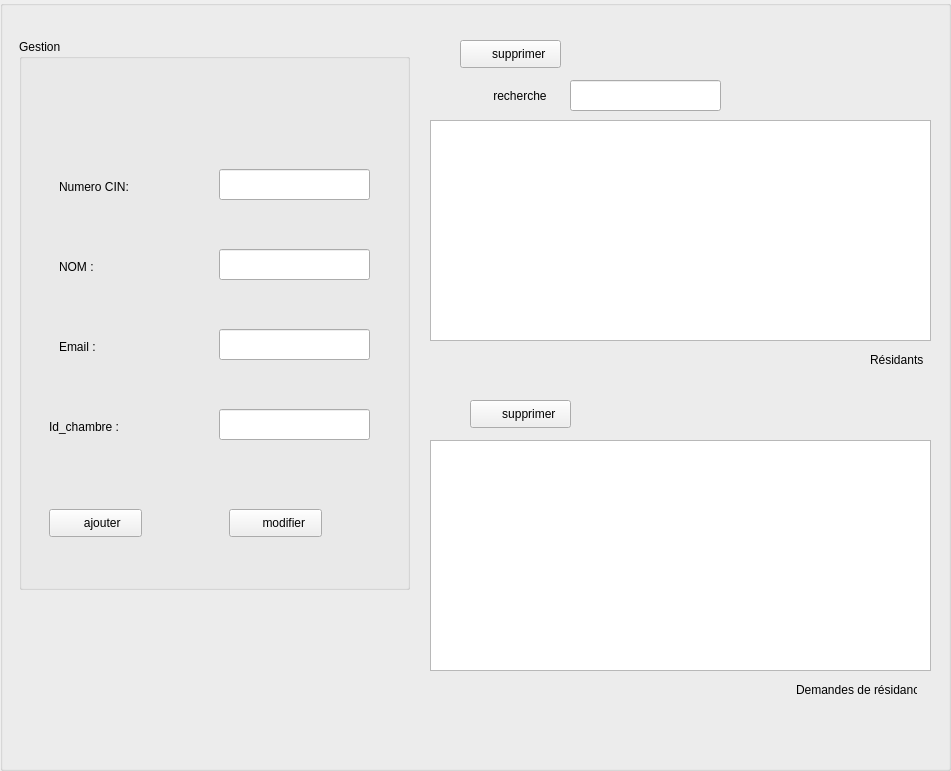
<?xml version="1.0" encoding="UTF-8"?>
<ui version="4.0">
 <class>foyerui</class>
 <widget class="QWidget" name="foyerui">
  <property name="geometry">
   <rect>
    <x>0</x>
    <y>0</y>
    <width>951</width>
    <height>771</height>
   </rect>
  </property>
  <property name="windowTitle">
   <string>foyerui</string>
  </property>
  <widget class="QGroupBox" name="groupBox">
   <property name="geometry">
    <rect>
     <x>0</x>
     <y>0</y>
     <width>951</width>
     <height>771</height>
    </rect>
   </property>
   <property name="title">
    <string/>
   </property>
   <widget class="QGroupBox" name="groupBox_2">
    <property name="geometry">
     <rect>
      <x>19</x>
      <y>39</y>
      <width>391</width>
      <height>551</height>
     </rect>
    </property>
    <property name="title">
     <string>Gestion</string>
    </property>
    <widget class="QLineEdit" name="cin">
     <property name="geometry">
      <rect>
       <x>200</x>
       <y>130</y>
       <width>151</width>
       <height>31</height>
      </rect>
     </property>
    </widget>
    <widget class="QLineEdit" name="nom">
     <property name="geometry">
      <rect>
       <x>200</x>
       <y>210</y>
       <width>151</width>
       <height>31</height>
      </rect>
     </property>
    </widget>
    <widget class="QLineEdit" name="email">
     <property name="geometry">
      <rect>
       <x>200</x>
       <y>290</y>
       <width>151</width>
       <height>31</height>
      </rect>
     </property>
    </widget>
    <widget class="QLabel" name="label">
     <property name="geometry">
      <rect>
       <x>40</x>
       <y>140</y>
       <width>101</width>
       <height>16</height>
      </rect>
     </property>
     <property name="text">
      <string>Numero CIN:</string>
     </property>
    </widget>
    <widget class="QLabel" name="label_3">
     <property name="geometry">
      <rect>
       <x>40</x>
       <y>220</y>
       <width>55</width>
       <height>16</height>
      </rect>
     </property>
     <property name="text">
      <string>NOM :</string>
     </property>
    </widget>
    <widget class="QLabel" name="label_4">
     <property name="geometry">
      <rect>
       <x>40</x>
       <y>300</y>
       <width>55</width>
       <height>16</height>
      </rect>
     </property>
     <property name="text">
      <string>Email :</string>
     </property>
    </widget>
    <widget class="QLineEdit" name="ch">
     <property name="geometry">
      <rect>
       <x>200</x>
       <y>370</y>
       <width>151</width>
       <height>31</height>
      </rect>
     </property>
    </widget>
    <widget class="QLabel" name="label_5">
     <property name="geometry">
      <rect>
       <x>30</x>
       <y>380</y>
       <width>91</width>
       <height>16</height>
      </rect>
     </property>
     <property name="text">
      <string>Id_chambre :</string>
     </property>
    </widget>
    <widget class="QPushButton" name="ajouter">
     <property name="geometry">
      <rect>
       <x>30</x>
       <y>470</y>
       <width>93</width>
       <height>28</height>
      </rect>
     </property>
     <property name="styleSheet">
      <string notr="true">border-image: url(:/new/prefix1/modify.png);</string>
     </property>
     <property name="text">
      <string>    ajouter</string>
     </property>
    </widget>
    <widget class="QPushButton" name="modifier">
     <property name="geometry">
      <rect>
       <x>210</x>
       <y>470</y>
       <width>93</width>
       <height>28</height>
      </rect>
     </property>
     <property name="styleSheet">
      <string notr="true">border-image: url(:/new/prefix1/modify.png);</string>
     </property>
     <property name="text">
      <string>     modifier</string>
     </property>
    </widget>
    <widget class="QLabel" name="label_6">
     <property name="geometry">
      <rect>
       <x>30</x>
       <y>40</y>
       <width>161</width>
       <height>61</height>
      </rect>
     </property>
     <property name="styleSheet">
      <string notr="true">border-image: url(:/new/prefix1/LOGO.png);</string>
     </property>
     <property name="text">
      <string/>
     </property>
    </widget>
   </widget>
   <widget class="QTableView" name="table">
    <property name="geometry">
     <rect>
      <x>430</x>
      <y>120</y>
      <width>501</width>
      <height>221</height>
     </rect>
    </property>
   </widget>
   <widget class="QLabel" name="label_2">
    <property name="geometry">
     <rect>
      <x>460</x>
      <y>80</y>
      <width>101</width>
      <height>31</height>
     </rect>
    </property>
    <property name="styleSheet">
     <string notr="true">border-image: url(:/new/prefix1/modify.png);</string>
    </property>
    <property name="text">
     <string>          recherche </string>
    </property>
   </widget>
   <widget class="QTableView" name="table2">
    <property name="geometry">
     <rect>
      <x>430</x>
      <y>440</y>
      <width>501</width>
      <height>231</height>
     </rect>
    </property>
   </widget>
   <widget class="QLineEdit" name="rechercher">
    <property name="geometry">
     <rect>
      <x>570</x>
      <y>80</y>
      <width>151</width>
      <height>31</height>
     </rect>
    </property>
   </widget>
   <widget class="QPushButton" name="supprimer1">
    <property name="geometry">
     <rect>
      <x>460</x>
      <y>40</y>
      <width>101</width>
      <height>28</height>
     </rect>
    </property>
    <property name="styleSheet">
     <string notr="true">border-image: url(:/new/prefix1/DELETE.png);</string>
    </property>
    <property name="text">
     <string>     supprimer</string>
    </property>
   </widget>
   <widget class="QPushButton" name="supprimer1_2">
    <property name="geometry">
     <rect>
      <x>470</x>
      <y>400</y>
      <width>101</width>
      <height>28</height>
     </rect>
    </property>
    <property name="styleSheet">
     <string notr="true">border-image: url(:/new/prefix1/DELETE.png);</string>
    </property>
    <property name="text">
     <string>     supprimer</string>
    </property>
   </widget>
   <widget class="QPushButton" name="afficher">
    <property name="geometry">
     <rect>
      <x>1090</x>
      <y>90</y>
      <width>31</width>
      <height>21</height>
     </rect>
    </property>
    <property name="styleSheet">
     <string notr="true">border-image: url(:/new/prefix1/Sync.png);
background-color: rgb(255, 255, 255);</string>
    </property>
    <property name="text">
     <string/>
    </property>
   </widget>
   <widget class="QPushButton" name="afficher_2">
    <property name="geometry">
     <rect>
      <x>1100</x>
      <y>410</y>
      <width>31</width>
      <height>20</height>
     </rect>
    </property>
    <property name="styleSheet">
     <string notr="true">border-image: url(:/new/prefix1/Sync.png);
background-color: rgb(255, 255, 255);</string>
    </property>
    <property name="text">
     <string/>
    </property>
   </widget>
   <widget class="QLabel" name="label_7">
    <property name="geometry">
     <rect>
      <x>870</x>
      <y>350</y>
      <width>71</width>
      <height>20</height>
     </rect>
    </property>
    <property name="text">
     <string>Résidants</string>
    </property>
   </widget>
   <widget class="QLabel" name="label_8">
    <property name="geometry">
     <rect>
      <x>796</x>
      <y>680</y>
      <width>121</width>
      <height>20</height>
     </rect>
    </property>
    <property name="text">
     <string>Demandes de résidance</string>
    </property>
   </widget>
  </widget>
 </widget>
 <layoutdefault spacing="6" margin="11"/>
 <resources/>
 <connections/>
</ui>
